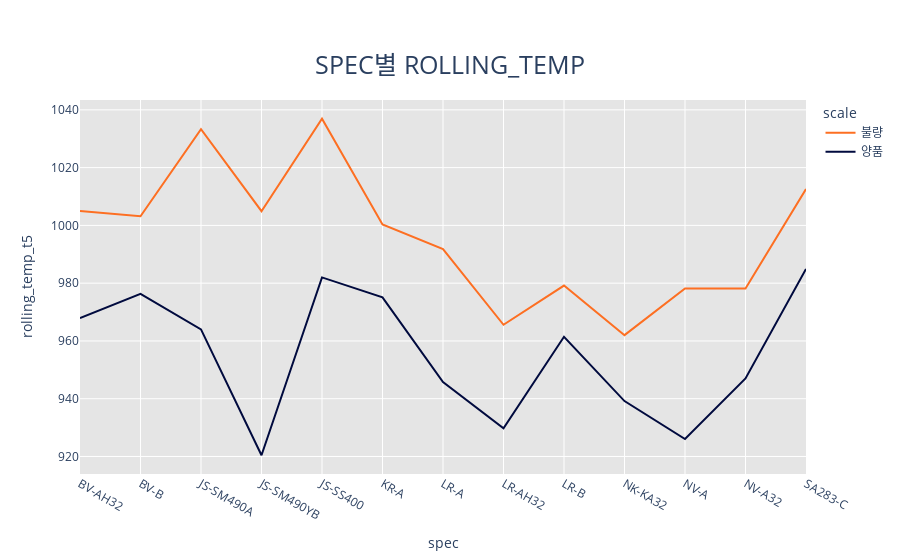

Notebook code cell kept with this figure:
### Code cell
fig = px.line(ans, x='spec',y='rolling_temp_t5', color='scale', title='SPEC별 ROLLING_TEMP')
fig.data[1].line.color = "#000A3E"
fig.data[0].line.color = "#FD6F22"
fig.update_layout(plot_bgcolor="#E5E5E5")
fig.update_layout(
title={
'y':0.9,
'x':0.5,
'xanchor': 'center',
'yanchor': 'top'},
title_font_size=25
)
newnames = {'0':'불량', '1': '양품'}
fig.for_each_trace(lambda t: t.update(name = newnames[t.name]))
# fig.write_image("six_project_line.png")

### Figure 1 — Plotly figure (JSON) as saved in the notebook; plotly's stock layout.template omitted (floating-point values rounded to 4 significant figures)
{"data": [{"hovertemplate": "scale=0<br>spec=%{x}<br>rolling_temp_t5=%{y}<extra></extra>", "legendgroup": "0", "line": {"color": "#FD6F22", "dash": "solid"}, "marker": {"symbol": "circle"}, "mode": "lines", "name": "불량", "orientation": "v", "showlegend": true, "type": "scatter", "x": ["BV-AH32", "BV-B", "JS-SM490A", "JS-SM490YB", "JS-SS400", "KR-A", "LR-A", "LR-AH32", "LR-B", "NK-KA32", "NV-A", "NV-A32", "SA283-C"], "xaxis": "x", "y": [1005, 1003.0, 1033.0, 1005.0, 1037.0, 1000.0, 991.8, 965.6, 979.2, 962, 978.1, 978.1, 1013.0], "yaxis": "y"}, {"hovertemplate": "scale=1<br>spec=%{x}<br>rolling_temp_t5=%{y}<extra></extra>", "legendgroup": "1", "line": {"color": "#000A3E", "dash": "solid"}, "marker": {"symbol": "circle"}, "mode": "lines", "name": "양품", "orientation": "v", "showlegend": true, "type": "scatter", "x": ["BV-AH32", "BV-B", "JS-SM490A", "JS-SM490YB", "JS-SS400", "KR-A", "LR-A", "LR-AH32", "LR-B", "NK-KA32", "NV-A", "NV-A32", "SA283-C"], "xaxis": "x", "y": [967.9, 976.3, 964, 920.4, 982, 975.1, 945.8, 929.8, 961.4, 939.2, 926.1, 947, 984.9], "yaxis": "y"}], "layout": {"legend": {"title": {"text": "scale"}, "tracegroupgap": 0}, "plot_bgcolor": "#E5E5E5", "title": {"font": {"size": 25}, "text": "SPEC별 ROLLING_TEMP", "x": 0.5, "xanchor": "center", "y": 0.9, "yanchor": "top"}, "xaxis": {"anchor": "y", "domain": [0, 1], "title": {"text": "spec"}}, "yaxis": {"anchor": "x", "domain": [0, 1], "title": {"text": "rolling_temp_t5"}}}}
